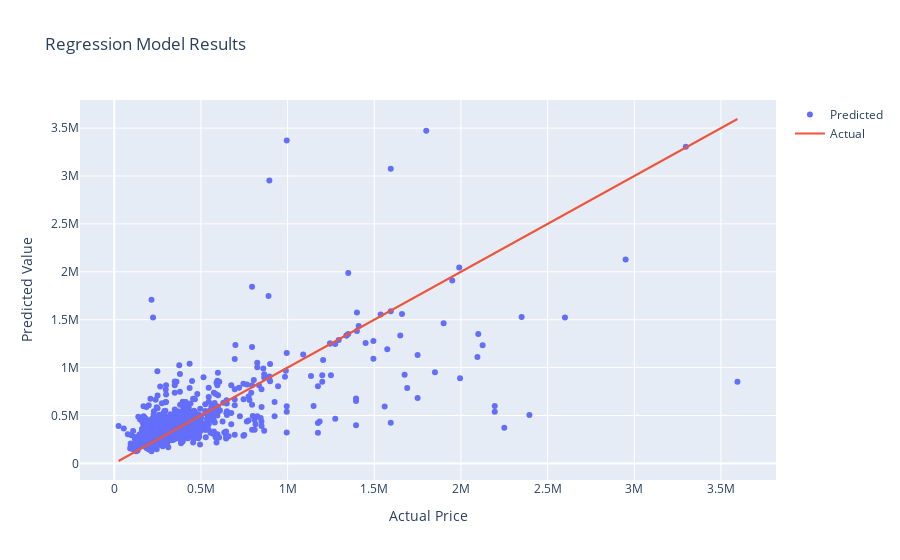

The notebook cell saved with this chart:
### Code cell
apt_columns = ['Habitable surface', 'Bedroom count', 'Terrace surface', 'Kitchen equipped', 'Floor']
X = df_apt[apt_columns].to_numpy()
y = df_apt.Price.to_numpy().reshape(-1 , 1)
X_train, X_test, y_train, y_test = train_test_split(X, y, test_size=0.2, random_state=123)
regressor = xgb.XGBRegressor(booster='gbtree', objective="reg:squarederror", random_state=123, n_estimators=2000, learning_rate=0.02, max_depth=6)
regressor.fit(X_train, y_train)
print(regressor.score(X_train, y_train))
print(regressor.score(X_test, y_test))
y_pred = regressor.predict(X_test)
score = regressor.score(X_test, y_test)  # Use X_test and y_test for scoring
mse = mean_squared_error(y_true=y_test, y_pred=y_pred)
cv_scores = cross_val_score(regressor, X_train, y_train, cv=5, scoring='r2')
print("Cross-validation R2 scores:", cv_scores)
mean_cv_score = np.mean(cv_scores)
std_cv_score = np.std(cv_scores)
print("Mean cross-validation R2 score:", mean_cv_score)
print("Standard deviation of cross-validation R2 scores:", std_cv_score)
print(df.shape)
print(X.shape)
fig = go.Figure()
fig.add_trace(go.Scatter(x=y_test.flatten(), y=y_pred, mode='markers', name='Predicted'))
fig.add_trace(go.Scatter(x=y_test.flatten(), y=y_test.flatten(), mode='lines', name='Actual'))
fig.update_layout(title='Regression Model Results', xaxis_title='Actual Price', yaxis_title='Predicted Value')
fig.show()

### Figure 1 — Plotly figure (JSON) as saved in the notebook; plotly's stock layout.template omitted (floating-point values rounded to 4 significant figures; data arrays with more than 128 entries replaced by an {"elided": "..."} marker saying what was removed)
{"data": [{"mode": "markers", "name": "Predicted", "type": "scatter", "x": {"elided": "951 int values"}, "y": {"elided": "951 float values"}}, {"mode": "lines", "name": "Actual", "type": "scatter", "x": {"elided": "951 int values"}, "y": {"elided": "951 int values"}}], "layout": {"title": {"text": "Regression Model Results"}, "xaxis": {"title": {"text": "Actual Price"}}, "yaxis": {"title": {"text": "Predicted Value"}}}}
